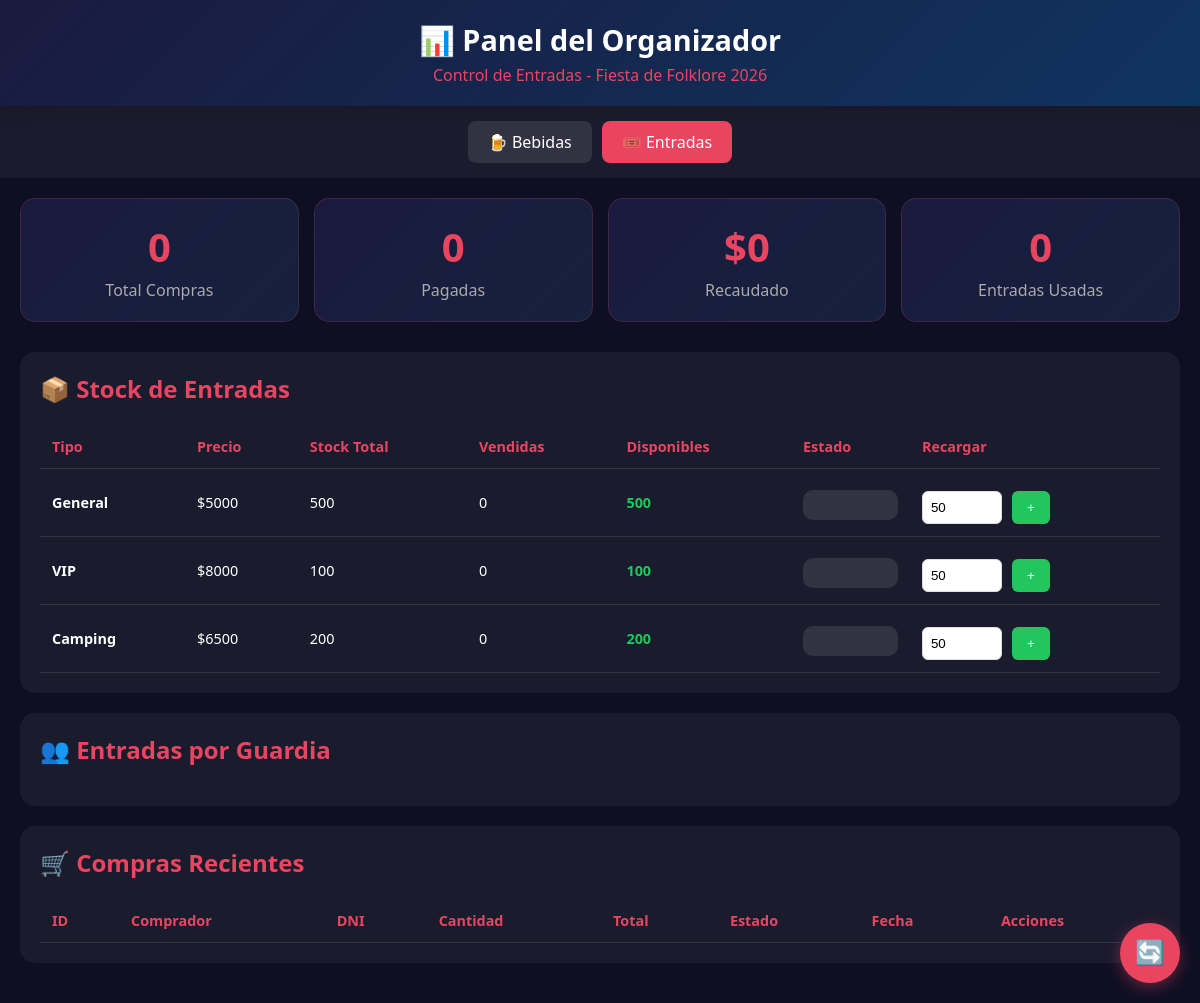
The app's page /organizador/entradas with its own data.
### tables this page shows
CREATE TABLE tipos_entrada (
            id INTEGER PRIMARY KEY AUTOINCREMENT,
            nombre TEXT NOT NULL,
            precio REAL NOT NULL,
            descripcion TEXT,
            stock INTEGER DEFAULT 0,
            activa INTEGER DEFAULT 1
        );

### main.py (the view)
@app.get("/organizador/entradas", response_class=HTMLResponse)
async def panel_entradas(request: Request):
    conn = get_db()
    stats_row = conn.execute("""
        SELECT
            COUNT(*) as total_compras,
            SUM(CASE WHEN estado = 'pagado' THEN 1 ELSE 0 END) as pagadas,
            SUM(CASE WHEN estado = 'pendiente' THEN 1 ELSE 0 END) as pendientes,
            SUM(CASE WHEN estado = 'pagado' THEN total ELSE 0 END) as recaudado
        FROM compras_entradas
    """).fetchone()
    stats = row_to_dict(stats_row)
    usadas_row = conn.execute("""
        SELECT COUNT(*) as total FROM entradas WHERE estado = 'usada'
    """).fetchone()
    usadas = usadas_row[0] if usadas_row else 0
    compras_rows = conn.execute("""
        SELECT c.*, t.nombre as tipo_nombre
        FROM compras_entradas c
        LEFT JOIN entradas e ON c.id = e.compra_id
        LEFT JOIN tipos_entrada t ON e.tipo_entrada_id = t.id
        GROUP BY c.id
        ORDER BY c.creado_en DESC
        LIMIT 50
    """).fetchall()
    compras = rows_to_dicts(compras_rows)
    stock_rows = conn.execute("""
        SELECT t.*,
            COALESCE((SELECT COUNT(*) FROM entradas e
                      JOIN compras_entradas c ON e.compra_id = c.id
                      WHERE e.tipo_entrada_id = t.id AND c.estado = 'pagado'), 0) as vendidas
        FROM tipos_entrada t
    """).fetchall()
    stock = rows_to_dicts(stock_rows)
    por_guardia_rows = conn.execute("""
        SELECT usada_por_guardia, COUNT(*) as cantidad
        FROM entradas WHERE estado = 'usada'
        GROUP BY usada_por_guardia
    """).fetchall()
    por_guardia = rows_to_dicts(por_guardia_rows)
    conn.close()
    return templates.TemplateResponse("organizador_entradas.html", {
        "request": request,
        "stats": stats,
        "usadas": usadas,
        "compras": compras,
        "stock": stock,
        "por_guardia": por_guardia
    })

### template/organizador_entradas.html (shortened to what this page needs)
<!DOCTYPE html>
<html lang="es">
<head>
</head>
<body>
    <div class="header">
        <h1>📊 Panel del Organizador</h1>
        <p class="subtitle">Control de Entradas - Fiesta de Folklore 2026</p>
    </div>
    <div class="nav">
        <a href="/organizador">🍺 Bebidas</a>
        <a href="/organizador/entradas" class="active">🎟️ Entradas</a>
    </div>
    <div class="container">
        <div class="stats-grid">
            <div class="stat-card">
                <div class="number">{{ stats.total_compras or 0 }}</div>
                <div class="label">Total Compras</div>
            </div>
            <div class="stat-card">
                <div class="number">{{ stats.pagadas or 0 }}</div>
                <div class="label">Pagadas</div>
            </div>
            <div class="stat-card">
                <div class="number">${{ "%.0f"|format(stats.recaudado or 0) }}</div>
                <div class="label">Recaudado</div>
            </div>
            <div class="stat-card">
                <div class="number">{{ usadas or 0 }}</div>
                <div class="label">Entradas Usadas</div>
            </div>
        </div>
        <div class="section">
            <h2>📦 Stock de Entradas</h2>
            <table>
                <thead>
                    <tr>
                        <th>Tipo</th>
                        <th>Precio</th>
                        <th>Stock Total</th>
                        <th>Vendidas</th>
                        <th>Disponibles</th>
                        <th>Estado</th>
                        <th>Recargar</th>
                    </tr>
                </thead>
                <tbody>
                    {% for s in stock %}
                    {% set disponibles = s.stock - s.vendidas %}
                    <tr>
                        <td><strong>{{ s.nombre }}</strong></td>
                        <td>${{ "%.0f"|format(s.precio) }}</td>
                        <td>{{ s.stock }}</td>
                        <td>{{ s.vendidas }}</td>
                        <td>
                            <strong style="color: {% if disponibles <= 10 %}#ef4444{% elif disponibles <= 50 %}#f59e0b{% else %}#22c55e{% endif %}">
                                {{ disponibles }}
                            </strong>
                        </td>
                        <td>
                            <div class="stock-bar">
                            </div>
                        </td>
                        <td>
                            <form class="recarga-form" onsubmit="recargarStock(event, {{ s.id }})">
                                <input type="number" name="cantidad" value="50" min="1">
                                <button type="submit">+</button>
                            </form>
                        </td>
                    </tr>
                    {% endfor %}
                </tbody>
            </table>
        </div>
        <div class="section">
            <h2>👥 Entradas por Guardia</h2>
        </div>
        <div class="section">
            <h2>🛒 Compras Recientes</h2>
            <table>
                <thead>
                    <tr>
                        <th>ID</th>
                        <th>Comprador</th>
                        <th>DNI</th>
                        <th>Cantidad</th>
                        <th>Total</th>
                        <th>Estado</th>
                        <th>Fecha</th>
                        <th>Acciones</th>
                    </tr>
                </thead>
            </table>
        </div>
    </div>
    <button class="refresh-btn" onclick="location.reload()" title="Actualizar">🔄</button>
</body>
</html>

### template/organizador_entradas.html (style rules this page uses)
* { margin: 0; padding: 0; box-sizing: border-box; }
body { font-family: 'Segoe UI', Tahoma, Geneva, Verdana, sans-serif; background: #0f0f23; color: #fff; min-height: 100vh; }
.header { background: linear-gradient(135deg, #1a1a3e, #0f3460); padding: 20px; text-align: center; box-shadow: 0 2px 20px rgba(0,0,0,0.3); }
.header h1 { font-size: 1.8em; }
.header .subtitle { color: #e94560; margin-top: 5px; }
.nav { display: flex; justify-content: center; gap: 10px; padding: 15px; background: rgba(255,255,255,0.05); flex-wrap: wrap; }
.nav a { padding: 10px 20px; background: rgba(255,255,255,0.1); color: #fff; text-decoration: none; border-radius: 8px; }
.nav a:hover, .nav a.active { background: #e94560; }
.container { max-width: 1200px; margin: 0 auto; padding: 20px; }
.stats-grid { display: grid; grid-template-columns: repeat(auto-fit, minmax(200px, 1fr)); gap: 15px; margin-bottom: 30px; }
.stat-card { background: linear-gradient(135deg, #1a1a3e, #16213e); border-radius: 15px; padding: 20px; text-align: center; border: 1px solid rgba(233, 69, 96, 0.2); }
.stat-card .number { font-size: 2.5em; font-weight: bold; color: #e94560; }
.stat-card .label { color: #aaa; margin-top: 5px; }
.section { background: rgba(255,255,255,0.05); border-radius: 15px; padding: 20px; margin-bottom: 20px; }
.section h2 { color: #e94560; margin-bottom: 20px; }
table { width: 100%; border-collapse: collapse; font-size: 0.9em; }
th, td { padding: 12px; text-align: left; border-bottom: 1px solid rgba(255,255,255,0.1); }
th { color: #e94560; font-weight: bold; }
.stock-bar { background: rgba(255,255,255,0.1); border-radius: 10px; height: 30px; overflow: hidden; margin-top: 5px; }
.recarga-form { display: flex; gap: 10px; margin-top: 10px; }
.recarga-form input { width: 80px; padding: 8px; border-radius: 6px; border: 1px solid #ddd; }
.recarga-form button { padding: 8px 15px; background: #22c55e; color: white; border: none; border-radius: 6px; cursor: pointer; }
.refresh-btn { position: fixed; bottom: 20px; right: 20px; width: 60px; height: 60px; border-radius: 50%; background: #e94560; color: white; border: none; font-size: 1.5em; cursor: pointer; box-shadow: 0 4px 15px rgba(233, 69, 96, 0.4); z-index: 100; }

### records on screen
tipos_entrada: nombre "General", precio "5000", stock "500", vendidas "0"
tipos_entrada: nombre "VIP", precio "8000", stock "100", vendidas "0"
tipos_entrada: nombre "Camping", precio "6500", stock "200", vendidas "0"

### other values on screen
{{ stats.total_compras or 0 }} "0"
{{ stats.pagadas or 0 }} "0"
{{ "%.0f"|format(stats.recaudado or 0) }} "0"
{{ usadas or 0 }} "0"
